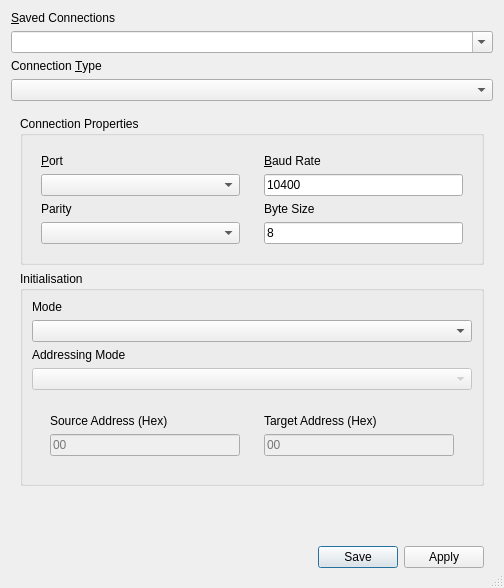
<?xml version="1.0" encoding="UTF-8"?>
<ui version="4.0">
 <class>CreateConnectionDialog</class>
 <widget class="QDialog" name="CreateConnectionDialog">
  <property name="geometry">
   <rect>
    <x>0</x>
    <y>0</y>
    <width>504</width>
    <height>588</height>
   </rect>
  </property>
  <property name="windowTitle">
   <string>New connection</string>
  </property>
  <property name="windowIcon">
   <iconset theme="QIcon::ThemeIcon::DocumentOpen"/>
  </property>
  <property name="sizeGripEnabled">
   <bool>true</bool>
  </property>
  <property name="modal">
   <bool>true</bool>
  </property>
  <layout class="QVBoxLayout" name="verticalLayout">
   <item>
    <widget class="QLabel" name="label">
     <property name="text">
      <string>&amp;Saved Connections</string>
     </property>
     <property name="buddy">
      <cstring>savedConnectionsCombo</cstring>
     </property>
    </widget>
   </item>
   <item>
    <widget class="QComboBox" name="savedConnectionsCombo">
     <property name="editable">
      <bool>true</bool>
     </property>
     <property name="currentText">
      <string>&lt;New Connection&gt;</string>
     </property>
    </widget>
   </item>
   <item>
    <widget class="QLabel" name="label_2">
     <property name="text">
      <string>Connection &amp;Type</string>
     </property>
     <property name="buddy">
      <cstring>connectionTypeCombo</cstring>
     </property>
    </widget>
   </item>
   <item>
    <widget class="QComboBox" name="connectionTypeCombo">
     <property name="editable">
      <bool>false</bool>
     </property>
    </widget>
   </item>
   <item>
    <widget class="QStackedWidget" name="stackedWidget">
     <property name="enabled">
      <bool>true</bool>
     </property>
     <property name="currentIndex">
      <number>0</number>
     </property>
     <widget class="QWidget" name="KLineConfig">
      <property name="sizePolicy">
       <sizepolicy hsizetype="Preferred" vsizetype="Preferred">
        <horstretch>0</horstretch>
        <verstretch>0</verstretch>
       </sizepolicy>
      </property>
      <layout class="QVBoxLayout" name="verticalLayout_2">
       <item>
        <widget class="QGroupBox" name="groupBox">
         <property name="sizePolicy">
          <sizepolicy hsizetype="Expanding" vsizetype="Preferred">
           <horstretch>0</horstretch>
           <verstretch>0</verstretch>
          </sizepolicy>
         </property>
         <property name="title">
          <string>Connection Properties</string>
         </property>
         <layout class="QHBoxLayout" name="horizontalLayout">
          <item>
           <widget class="QWidget" name="widget" native="true">
            <layout class="QVBoxLayout" name="verticalLayout_3">
             <item>
              <widget class="QLabel" name="label_3">
               <property name="text">
                <string>&amp;Port</string>
               </property>
               <property name="buddy">
                <cstring>portCombo</cstring>
               </property>
              </widget>
             </item>
             <item>
              <widget class="QComboBox" name="portCombo">
               <property name="sizePolicy">
                <sizepolicy hsizetype="Expanding" vsizetype="Fixed">
                 <horstretch>0</horstretch>
                 <verstretch>0</verstretch>
                </sizepolicy>
               </property>
              </widget>
             </item>
             <item>
              <widget class="QLabel" name="label_5">
               <property name="text">
                <string>Parity</string>
               </property>
               <property name="buddy">
                <cstring>parityCombo</cstring>
               </property>
              </widget>
             </item>
             <item>
              <widget class="QComboBox" name="parityCombo">
               <property name="sizePolicy">
                <sizepolicy hsizetype="Expanding" vsizetype="Fixed">
                 <horstretch>0</horstretch>
                 <verstretch>0</verstretch>
                </sizepolicy>
               </property>
              </widget>
             </item>
            </layout>
           </widget>
          </item>
          <item>
           <widget class="QWidget" name="widget_2" native="true">
            <layout class="QVBoxLayout" name="verticalLayout_4">
             <item>
              <widget class="QLabel" name="label_4">
               <property name="text">
                <string>&amp;Baud Rate</string>
               </property>
               <property name="buddy">
                <cstring>baudRateEdit</cstring>
               </property>
              </widget>
             </item>
             <item>
              <widget class="QLineEdit" name="baudRateEdit">
               <property name="sizePolicy">
                <sizepolicy hsizetype="Expanding" vsizetype="Fixed">
                 <horstretch>0</horstretch>
                 <verstretch>0</verstretch>
                </sizepolicy>
               </property>
               <property name="text">
                <string>10400</string>
               </property>
               <property name="placeholderText">
                <string>10400</string>
               </property>
              </widget>
             </item>
             <item>
              <widget class="QLabel" name="label_6">
               <property name="text">
                <string>Byte Size</string>
               </property>
               <property name="buddy">
                <cstring>byteSizeEdit</cstring>
               </property>
              </widget>
             </item>
             <item>
              <widget class="QLineEdit" name="byteSizeEdit">
               <property name="text">
                <string>8</string>
               </property>
               <property name="placeholderText">
                <string>8</string>
               </property>
              </widget>
             </item>
            </layout>
           </widget>
          </item>
         </layout>
        </widget>
       </item>
       <item>
        <widget class="QGroupBox" name="groupBox_2">
         <property name="title">
          <string>Initialisation</string>
         </property>
         <layout class="QVBoxLayout" name="verticalLayout_5">
          <item>
           <widget class="QLabel" name="label_7">
            <property name="text">
             <string>Mode</string>
            </property>
            <property name="buddy">
             <cstring>initModeCombo</cstring>
            </property>
           </widget>
          </item>
          <item>
           <widget class="QComboBox" name="initModeCombo"/>
          </item>
          <item>
           <widget class="QLabel" name="label_10">
            <property name="text">
             <string>Addressing Mode</string>
            </property>
           </widget>
          </item>
          <item>
           <widget class="QComboBox" name="addressModeCombo">
            <property name="enabled">
             <bool>false</bool>
            </property>
           </widget>
          </item>
          <item>
           <widget class="QWidget" name="widget_3" native="true">
            <layout class="QHBoxLayout" name="horizontalLayout_2">
             <item>
              <widget class="QWidget" name="widget_4" native="true">
               <layout class="QVBoxLayout" name="verticalLayout_6">
                <item>
                 <widget class="QLabel" name="label_8">
                  <property name="text">
                   <string>Source Address (Hex)</string>
                  </property>
                  <property name="buddy">
                   <cstring>sourceAddressEdit</cstring>
                  </property>
                 </widget>
                </item>
                <item>
                 <widget class="QLineEdit" name="sourceAddressEdit">
                  <property name="enabled">
                   <bool>false</bool>
                  </property>
                  <property name="placeholderText">
                   <string>00</string>
                  </property>
                 </widget>
                </item>
               </layout>
              </widget>
             </item>
             <item>
              <widget class="QWidget" name="widget_5" native="true">
               <layout class="QVBoxLayout" name="verticalLayout_7">
                <item>
                 <widget class="QLabel" name="label_9">
                  <property name="text">
                   <string>Target Address (Hex)</string>
                  </property>
                  <property name="buddy">
                   <cstring>targetAddressEdit</cstring>
                  </property>
                 </widget>
                </item>
                <item>
                 <widget class="QLineEdit" name="targetAddressEdit">
                  <property name="enabled">
                   <bool>false</bool>
                  </property>
                  <property name="placeholderText">
                   <string>00</string>
                  </property>
                 </widget>
                </item>
               </layout>
              </widget>
             </item>
            </layout>
           </widget>
          </item>
         </layout>
        </widget>
       </item>
       <item>
        <spacer name="verticalSpacer_2">
         <property name="orientation">
          <enum>Qt::Orientation::Vertical</enum>
         </property>
         <property name="sizeHint" stdset="0">
          <size>
           <width>20</width>
           <height>40</height>
          </size>
         </property>
        </spacer>
       </item>
      </layout>
     </widget>
     <widget class="QWidget" name="page"/>
    </widget>
   </item>
   <item>
    <widget class="QWidget" name="widget_6" native="true">
     <layout class="QHBoxLayout" name="horizontalLayout_3">
      <item>
       <spacer name="horizontalSpacer">
        <property name="orientation">
         <enum>Qt::Orientation::Horizontal</enum>
        </property>
        <property name="sizeHint" stdset="0">
         <size>
          <width>40</width>
          <height>20</height>
         </size>
        </property>
       </spacer>
      </item>
      <item>
       <widget class="QPushButton" name="saveButton">
        <property name="enabled">
         <bool>true</bool>
        </property>
        <property name="sizePolicy">
         <sizepolicy hsizetype="Fixed" vsizetype="Fixed">
          <horstretch>0</horstretch>
          <verstretch>0</verstretch>
         </sizepolicy>
        </property>
        <property name="text">
         <string>Save</string>
        </property>
       </widget>
      </item>
      <item>
       <widget class="QPushButton" name="applyButton">
        <property name="enabled">
         <bool>true</bool>
        </property>
        <property name="sizePolicy">
         <sizepolicy hsizetype="Fixed" vsizetype="Fixed">
          <horstretch>0</horstretch>
          <verstretch>0</verstretch>
         </sizepolicy>
        </property>
        <property name="text">
         <string>Apply</string>
        </property>
       </widget>
      </item>
     </layout>
    </widget>
   </item>
  </layout>
 </widget>
 <resources/>
 <connections/>
</ui>
